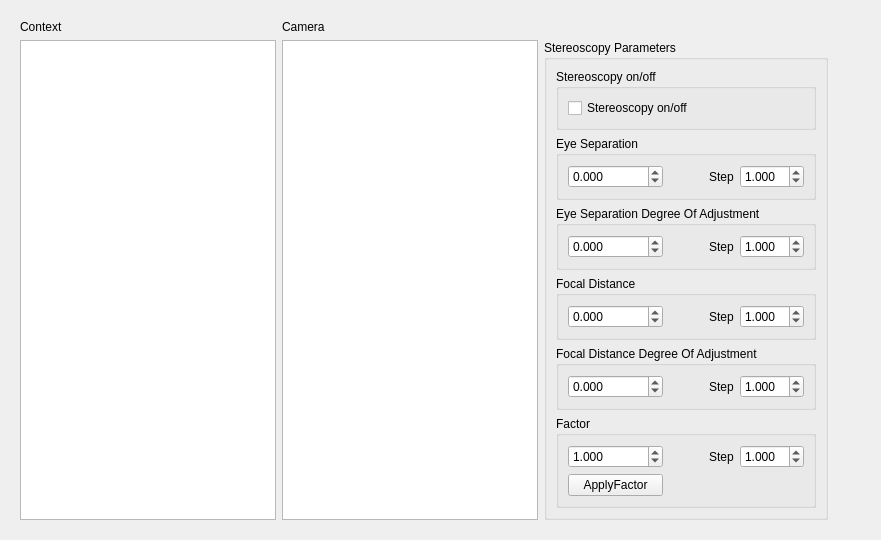
<?xml version="1.0" encoding="UTF-8"?>
<ui version="4.0">
 <class>StereoscopicConfiguration</class>
 <widget class="QWidget" name="StereoscopicConfiguration">
  <property name="geometry">
   <rect>
    <x>0</x>
    <y>0</y>
    <width>881</width>
    <height>472</height>
   </rect>
  </property>
  <layout class="QFormLayout" name="formLayout">
   <item row="0" column="0">
    <widget class="QWidget" name="widget" native="true">
     <layout class="QGridLayout" name="gridLayout_2">
      <item row="1" column="5">
       <widget class="QGroupBox" name="gBStereoscopyParams">
        <property name="enabled">
         <bool>true</bool>
        </property>
        <property name="title">
         <string>Stereoscopy Parameters</string>
        </property>
        <layout class="QVBoxLayout" name="verticalLayout">
         <item>
          <widget class="QGroupBox" name="gb_StereoscopyOnOff">
           <property name="title">
            <string>Stereoscopy on/off</string>
           </property>
           <layout class="QVBoxLayout" name="verticalLayout_9">
            <item>
             <widget class="QCheckBox" name="checkBoxStereoscopyOnOff">
              <property name="text">
               <string>Stereoscopy on/off</string>
              </property>
             </widget>
            </item>
           </layout>
          </widget>
         </item>
         <item>
          <widget class="QGroupBox" name="gbEyeSeparation">
           <property name="title">
            <string>Eye Separation</string>
           </property>
           <layout class="QHBoxLayout" name="horizontalLayout">
            <item>
             <widget class="QDoubleSpinBox" name="doubleSBEyeSeparation">
              <property name="sizePolicy">
               <sizepolicy hsizetype="Preferred" vsizetype="Fixed">
                <horstretch>0</horstretch>
                <verstretch>0</verstretch>
               </sizepolicy>
              </property>
              <property name="decimals">
               <number>3</number>
              </property>
              <property name="minimum">
               <double>-999999999999999.000000000000000</double>
              </property>
              <property name="maximum">
               <double>999999999999999.000000000000000</double>
              </property>
             </widget>
            </item>
            <item>
             <spacer name="horizontalSpacer">
              <property name="orientation">
               <enum>Qt::Horizontal</enum>
              </property>
              <property name="sizeType">
               <enum>QSizePolicy::Maximum</enum>
              </property>
              <property name="sizeHint" stdset="0">
               <size>
                <width>40</width>
                <height>20</height>
               </size>
              </property>
             </spacer>
            </item>
            <item>
             <widget class="QLabel" name="lblStepES">
              <property name="sizePolicy">
               <sizepolicy hsizetype="Maximum" vsizetype="Preferred">
                <horstretch>0</horstretch>
                <verstretch>0</verstretch>
               </sizepolicy>
              </property>
              <property name="text">
               <string>Step</string>
              </property>
             </widget>
            </item>
            <item>
             <widget class="QDoubleSpinBox" name="doubleSBESStep">
              <property name="decimals">
               <number>3</number>
              </property>
              <property name="singleStep">
               <double>1.000000000000000</double>
              </property>
              <property name="value">
               <double>1.000000000000000</double>
              </property>
             </widget>
            </item>
           </layout>
          </widget>
         </item>
         <item>
          <widget class="QGroupBox" name="gbEyeSeparationDegreeOfAdjustment">
           <property name="title">
            <string>Eye Separation Degree Of Adjustment</string>
           </property>
           <layout class="QHBoxLayout" name="horizontalLayout_5">
            <item>
             <widget class="QDoubleSpinBox" name="doubleSBEyeSeparationDegreeOfAdjustment">
              <property name="sizePolicy">
               <sizepolicy hsizetype="Preferred" vsizetype="Fixed">
                <horstretch>0</horstretch>
                <verstretch>0</verstretch>
               </sizepolicy>
              </property>
              <property name="decimals">
               <number>3</number>
              </property>
              <property name="minimum">
               <double>-999999999999999.000000000000000</double>
              </property>
              <property name="maximum">
               <double>999999999999999.000000000000000</double>
              </property>
             </widget>
            </item>
            <item>
             <spacer name="horizontalSpacer_2">
              <property name="orientation">
               <enum>Qt::Horizontal</enum>
              </property>
              <property name="sizeType">
               <enum>QSizePolicy::Maximum</enum>
              </property>
              <property name="sizeHint" stdset="0">
               <size>
                <width>40</width>
                <height>20</height>
               </size>
              </property>
             </spacer>
            </item>
            <item>
             <widget class="QLabel" name="lblStepESDegree">
              <property name="sizePolicy">
               <sizepolicy hsizetype="Maximum" vsizetype="Preferred">
                <horstretch>0</horstretch>
                <verstretch>0</verstretch>
               </sizepolicy>
              </property>
              <property name="text">
               <string>Step</string>
              </property>
             </widget>
            </item>
            <item>
             <widget class="QDoubleSpinBox" name="doubleSBESDegreeStep">
              <property name="decimals">
               <number>3</number>
              </property>
              <property name="value">
               <double>1.000000000000000</double>
              </property>
             </widget>
            </item>
           </layout>
          </widget>
         </item>
         <item>
          <widget class="QGroupBox" name="gbFocalDistance">
           <property name="title">
            <string>Focal Distance</string>
           </property>
           <layout class="QHBoxLayout" name="horizontalLayout_6">
            <item>
             <widget class="QDoubleSpinBox" name="doubleSBFocalDistance">
              <property name="sizePolicy">
               <sizepolicy hsizetype="Preferred" vsizetype="Fixed">
                <horstretch>0</horstretch>
                <verstretch>0</verstretch>
               </sizepolicy>
              </property>
              <property name="decimals">
               <number>3</number>
              </property>
              <property name="minimum">
               <double>-999999999999999.000000000000000</double>
              </property>
              <property name="maximum">
               <double>999999999999999.000000000000000</double>
              </property>
             </widget>
            </item>
            <item>
             <spacer name="horizontalSpacer_3">
              <property name="orientation">
               <enum>Qt::Horizontal</enum>
              </property>
              <property name="sizeType">
               <enum>QSizePolicy::Maximum</enum>
              </property>
              <property name="sizeHint" stdset="0">
               <size>
                <width>40</width>
                <height>20</height>
               </size>
              </property>
             </spacer>
            </item>
            <item>
             <widget class="QLabel" name="lblStepFD">
              <property name="sizePolicy">
               <sizepolicy hsizetype="Maximum" vsizetype="Preferred">
                <horstretch>0</horstretch>
                <verstretch>0</verstretch>
               </sizepolicy>
              </property>
              <property name="text">
               <string>Step</string>
              </property>
             </widget>
            </item>
            <item>
             <widget class="QDoubleSpinBox" name="doubleSBFDStep">
              <property name="decimals">
               <number>3</number>
              </property>
              <property name="value">
               <double>1.000000000000000</double>
              </property>
             </widget>
            </item>
           </layout>
          </widget>
         </item>
         <item>
          <widget class="QGroupBox" name="gbFocalDistanceDegreeOfAdjustment">
           <property name="title">
            <string>Focal Distance Degree Of Adjustment</string>
           </property>
           <layout class="QHBoxLayout" name="horizontalLayout_7">
            <item>
             <widget class="QDoubleSpinBox" name="doubleSBFocalDistanceDegreeOfAdjustment">
              <property name="sizePolicy">
               <sizepolicy hsizetype="Preferred" vsizetype="Fixed">
                <horstretch>0</horstretch>
                <verstretch>0</verstretch>
               </sizepolicy>
              </property>
              <property name="decimals">
               <number>3</number>
              </property>
              <property name="minimum">
               <double>-999999999999999.000000000000000</double>
              </property>
              <property name="maximum">
               <double>999999999999999.000000000000000</double>
              </property>
             </widget>
            </item>
            <item>
             <spacer name="horizontalSpacer_4">
              <property name="orientation">
               <enum>Qt::Horizontal</enum>
              </property>
              <property name="sizeType">
               <enum>QSizePolicy::Maximum</enum>
              </property>
              <property name="sizeHint" stdset="0">
               <size>
                <width>40</width>
                <height>20</height>
               </size>
              </property>
             </spacer>
            </item>
            <item>
             <widget class="QLabel" name="lblStepFDDegree">
              <property name="sizePolicy">
               <sizepolicy hsizetype="Maximum" vsizetype="Preferred">
                <horstretch>0</horstretch>
                <verstretch>0</verstretch>
               </sizepolicy>
              </property>
              <property name="text">
               <string>Step</string>
              </property>
             </widget>
            </item>
            <item>
             <widget class="QDoubleSpinBox" name="doubleSBFDDegreeStep">
              <property name="decimals">
               <number>3</number>
              </property>
              <property name="value">
               <double>1.000000000000000</double>
              </property>
             </widget>
            </item>
           </layout>
          </widget>
         </item>
         <item>
          <widget class="QGroupBox" name="gbGlobalFactor">
           <property name="title">
            <string>Factor</string>
           </property>
           <layout class="QGridLayout" name="gridLayout_3">
            <item row="0" column="1">
             <spacer name="horizontalSpacer_5">
              <property name="orientation">
               <enum>Qt::Horizontal</enum>
              </property>
              <property name="sizeType">
               <enum>QSizePolicy::Maximum</enum>
              </property>
              <property name="sizeHint" stdset="0">
               <size>
                <width>40</width>
                <height>20</height>
               </size>
              </property>
             </spacer>
            </item>
            <item row="0" column="3">
             <widget class="QDoubleSpinBox" name="doubleSBCameraGlobalFactorStep">
              <property name="decimals">
               <number>3</number>
              </property>
              <property name="value">
               <double>1.000000000000000</double>
              </property>
             </widget>
            </item>
            <item row="0" column="2">
             <widget class="QLabel" name="lblGlobalFactorStep">
              <property name="sizePolicy">
               <sizepolicy hsizetype="Maximum" vsizetype="Preferred">
                <horstretch>0</horstretch>
                <verstretch>0</verstretch>
               </sizepolicy>
              </property>
              <property name="text">
               <string>Step</string>
              </property>
             </widget>
            </item>
            <item row="0" column="0">
             <widget class="QDoubleSpinBox" name="doubleSPBCameraFactor">
              <property name="sizePolicy">
               <sizepolicy hsizetype="Preferred" vsizetype="Fixed">
                <horstretch>0</horstretch>
                <verstretch>0</verstretch>
               </sizepolicy>
              </property>
              <property name="decimals">
               <number>3</number>
              </property>
              <property name="minimum">
               <double>-999999999999999.000000000000000</double>
              </property>
              <property name="maximum">
               <double>999999999999999.000000000000000</double>
              </property>
              <property name="value">
               <double>1.000000000000000</double>
              </property>
             </widget>
            </item>
            <item row="1" column="0">
             <widget class="QPushButton" name="pbApplyFactor">
              <property name="text">
               <string>ApplyFactor</string>
              </property>
             </widget>
            </item>
           </layout>
          </widget>
         </item>
        </layout>
       </widget>
      </item>
      <item row="0" column="1">
       <widget class="QLabel" name="lblContext">
        <property name="text">
         <string>Context</string>
        </property>
       </widget>
      </item>
      <item row="1" column="2">
       <widget class="QListView" name="listViewCamera">
        <property name="enabled">
         <bool>true</bool>
        </property>
        <property name="sizePolicy">
         <sizepolicy hsizetype="Minimum" vsizetype="Minimum">
          <horstretch>0</horstretch>
          <verstretch>0</verstretch>
         </sizepolicy>
        </property>
        <property name="editTriggers">
         <set>QAbstractItemView::NoEditTriggers</set>
        </property>
       </widget>
      </item>
      <item row="1" column="1">
       <widget class="QListView" name="listViewContext">
        <property name="sizePolicy">
         <sizepolicy hsizetype="Minimum" vsizetype="Minimum">
          <horstretch>0</horstretch>
          <verstretch>0</verstretch>
         </sizepolicy>
        </property>
        <property name="editTriggers">
         <set>QAbstractItemView::NoEditTriggers</set>
        </property>
       </widget>
      </item>
      <item row="0" column="2">
       <widget class="QLabel" name="lblCamera">
        <property name="sizePolicy">
         <sizepolicy hsizetype="Preferred" vsizetype="Minimum">
          <horstretch>0</horstretch>
          <verstretch>0</verstretch>
         </sizepolicy>
        </property>
        <property name="text">
         <string>Camera</string>
        </property>
       </widget>
      </item>
     </layout>
    </widget>
   </item>
  </layout>
 </widget>
 <resources/>
 <connections/>
</ui>
